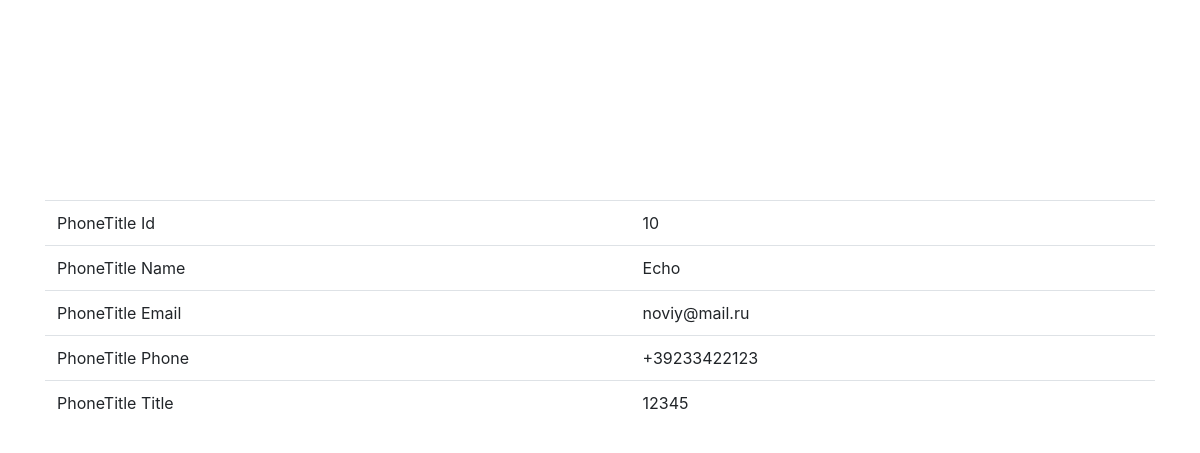
The app's page /view/10, older data.
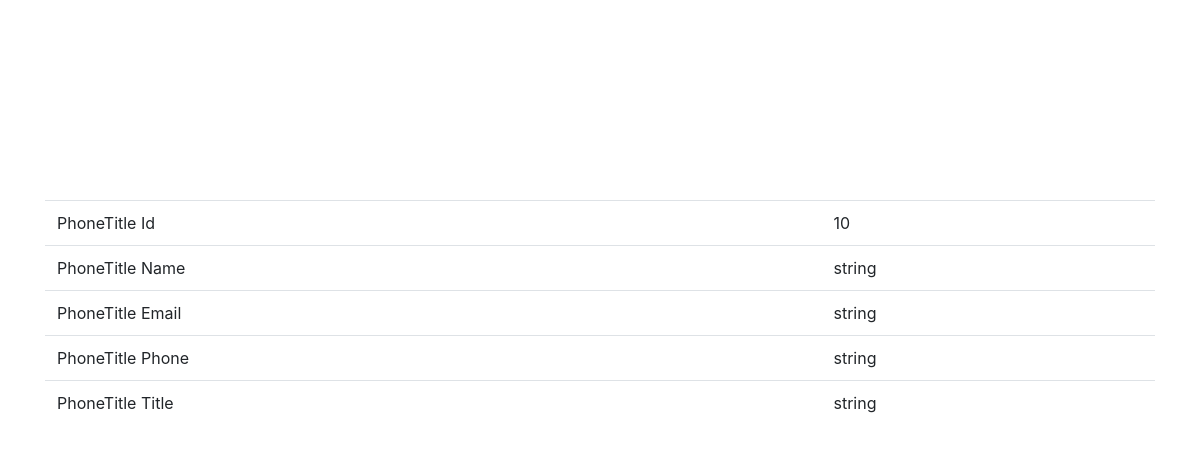
The same page, newer data.
### myapi/models.py (models this page shows)
class PhoneBook(models.Model):
    name = models.CharField(max_length=60)
    phone = models.CharField(max_length=60)
    email = models.CharField(max_length=60)
    title = models.CharField(max_length=60)

### myapi/views.py (the view)
# urls.py: path('view/<int:pk>',views.viewPT, name='viewPT'),
@csrf_exempt
def viewPT(request, pk):
    phonebook = PhoneBook.objects.get(id = pk)
    return render(request, 'view.html',{'phonebook':phonebook})

### templates/view.html (shortened to what this page needs)
<html>
<head>
<link rel="stylesheet" href="https://maxcdn.bootstrapcdn.com/bootstrap/4.0.0/css/bootstrap.min.css">
</head>
<body>
<div class="container" style="margin-top: 200px">
  <table class="table">
    <tbody>
      <tr>
        <td>PhoneTitle Id</td>
        <td>{{ phonebook.id }}</td>
      </tr>
      <tr>
        <td>PhoneTitle Name</td>
        <td>{{ phonebook.name }}</td>
      </tr>
      <tr>
        <td>PhoneTitle Email</td>
        <td>{{ phonebook.email }}</td>
      </tr>
      <tr>
        <td>PhoneTitle Phone</td>
        <td>{{ phonebook.phone }}</td>
      </tr>
      <tr>
        <td>PhoneTitle Title</td>
        <td>{{ phonebook.title }}</td>
      </tr>
    </tbody>
  </table>
</div>
</body>
</html>

Row changes from the older to the newer data that the page shows:
changed PhoneBook id 10: name "Echo" → "string"; email "noviy@mail.ru" → "string"; phone "+39233422123" → "string"; title "12345" → "string"
